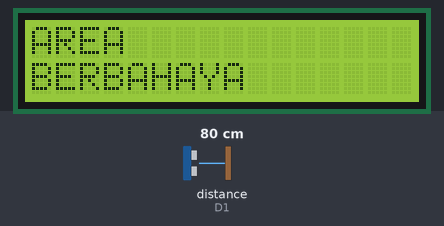
Bench run of a program on a simulated ESP8266 (NodeMCU). Parts: 16×2 character LCD. Wiring (inferred from the names in the program): ultrasonic range finder: trigger D0; echo D1. The inputs (shaded band) are chosen by the test bench; at power-on: distance to the obstacle (sensor on D1) 80 cm. The echo pulse lasts 58.3 µs per cm; what the program prints to the serial monitor is not drawn.

Above: at 1.2 s.
1.3 s: distance to the obstacle (sensor on D1) set to 120 cm
At 2.9 s:
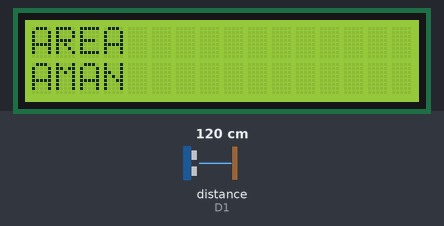
3.6 s: distance to the obstacle (sensor on D1) set to 2 cm
At 4.6 s:
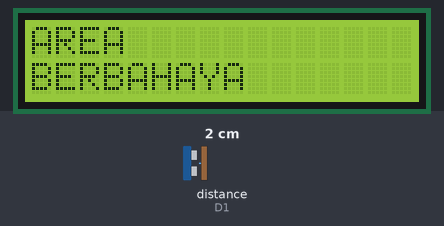
5.6 s: distance to the obstacle (sensor on D1) set to 250 cm
At 6.5 s:
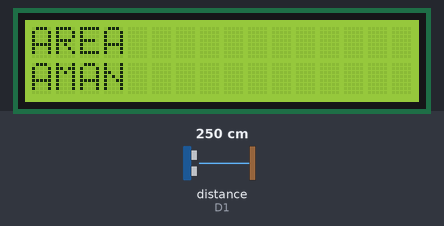
Timing chart, 0 to 8.6 s (numbered marks = the images above; inputs shaded):
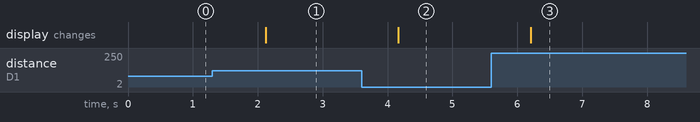

The program:

main.cpp
```cpp
#include <Arduino.h>
#include <Wire.h>
#include <LiquidCrystal_I2C.h>


LiquidCrystal_I2C lcd(0x27, 16, 2);
int echoPin = D1;
int trigPin = D0;
int SDA_pin = D3;
int SCL_pin = D4;
long duration;
int distance;

void setup() {
    pinMode(trigPin, OUTPUT);
    pinMode(echoPin, INPUT);
    Wire.begin(SDA_pin, SCL_pin);
    lcd.init();
    lcd.backlight();
    Serial.begin(9600);
}

void loop() {
    digitalWrite(trigPin, LOW);
    delayMicroseconds(5);
    digitalWrite(trigPin, HIGH);
    delayMicroseconds(10);
    digitalWrite(trigPin, LOW);

    duration = pulseIn(echoPin, HIGH);

    distance = 0.034 * duration / 2;

    lcd.clear();
    if (distance <= 100) {
        lcd.setCursor(0, 0);
        lcd.print("AREA");
        lcd.setCursor(0, 1);
        lcd.print("BERBAHAYA");
    } else {
        lcd.setCursor(0, 0);
        lcd.print("AREA");
        lcd.setCursor(0, 1);
        lcd.print("AMAN");
    }

    Serial.print("Jarak: ");
    Serial.print(distance);
    Serial.println(" cm");

    delay(1000);
}
```

Measured:
- after the input at 1.3 s, the display: changes after 0.83 s (image 1)
- after the input at 3.6 s, the display: changes after 0.56 s (image 2)
- after the input at 5.6 s, the display: changes after 0.61 s (image 3)
